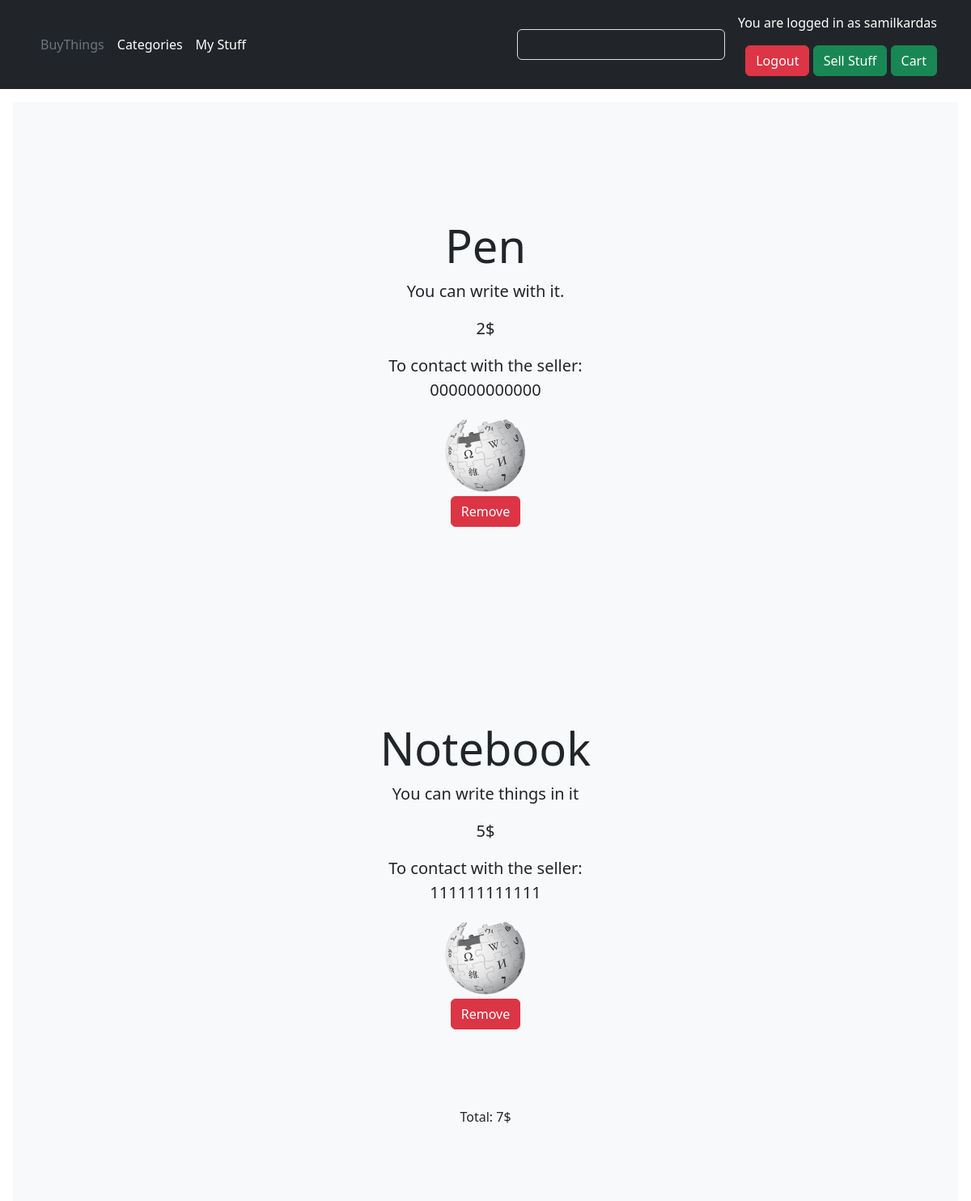
The app's page /cart/ (signed in) with its own data.
### base/models.py (models this page shows, shortened)
class Product(models.Model):
    name = models.CharField(max_length=50)
    description = models.CharField(max_length=200)
    price = models.IntegerField(default=0)
    active = models.BooleanField(default=True)
    seller = models.ForeignKey(User, on_delete=models.CASCADE, null=True, blank=True)
    contact_number = models.CharField(max_length=12, default='')
    category = models.ForeignKey(Category, on_delete=models.CASCADE, null=True, blank=True)
    image = models.ImageField(upload_to='products/', null=True, blank=True)

### cart/views.py (the view)
# urls.py: path('cart/', include('cart.urls')),
def cart(request):
    cart_items = CartItem.objects.filter(user=request.user)
    products = [item.product for item in cart_items]
    invoice = 0
    for product in products:
        invoice += product.price
    return render(request, 'cart/cart.html', {'products': products, 'invoice': invoice})

### cart/templates/cart/cart.html
{% extends 'base.html' %}
{% block content %}
    {% for product in products %}
        {% if product.active %}
            <div class="position-relative overflow-hidden p-3 p-md-5 m-md-3 text-center bg-light">
                <div class="col-md-5 p-lg-5 mx-auto my-5">
                  <h1 class="display-4 fw-normal">{{ product.name }}</h1>
                    <p class="lead fw-normal">{{ product.description }}</p>
                    <p class="lead fw-normal">{{ product.price }}$</p>
                    <p class="lead fw-normal">To contact with the seller: {{ product.contact_number }}</p>
                    <img src="{{ product.image.url }} " alt="{{ product.name }}">
                    <br>
                   <a href="{% url 'remove_from_cart' product.id %}" class="btn btn-danger">Remove</a>
                    <br>
                </div>
        {% endif %}
    {% endfor %}
    <p>Total: {{ invoice }}$</p>
{% endblock %}

### base/templates/base.html (shortened to what this page needs)
<!DOCTYPE html>
<html lang="en">
<head>
    <link href="https://cdn.jsdelivr.net/npm/bootstrap@5.3.0-alpha1/dist/css/bootstrap.min.css" rel="stylesheet">
</head>
<body>
    <header class="p-3 text-bg-dark">
    <div class="container">
      <div class="d-flex flex-wrap align-items-center justify-content-center justify-content-lg-start">
        <ul class="nav col-12 col-lg-auto me-lg-auto mb-2 justify-content-center mb-md-0">
          <li><a href="{% url 'index' %}" class="nav-link px-2 text-secondary">BuyThings</a></li>
          <li><a href="{% url 'categories' %}" class="nav-link px-2 text-white">Categories</a></li>
            {% if user.is_authenticated %}
                <li><a href="{% url 'my_stuff' %}" class="nav-link px-2 text-white">My Stuff</a></li>
            {% endif %}
        </ul>
        <form action="{% url 'search' %}" method="get" class="col-12 col-lg-auto mb-3 mb-lg-0 me-lg-3" role="search">
          <input name="q" type="search" class="form-control form-control-dark text-bg-dark" placeholder="Search..." aria-label="Search">
        </form>
        <div class="text-end">
            {% if user.is_authenticated %}
                <p>You are logged in as {{ user.username }}</p>
                <a href="{% url 'logout' %}" class="btn btn-danger">Logout</a>
                <a href="{% url 'sell_stuff' %}" class="btn btn-success">Sell Stuff</a>
                <a href="{% url 'cart' %}" class="btn btn-success">Cart</a>
            {% endif %}
        </div>
      </div>
    </div>
  </header>
    {% block content %}
    {% endblock content %}
</body>
</html>

### records on screen
Product: name "Pen", description "You can write with it.", price "2", contact_number "000000000000", image (picture)
Product: name "Notebook", description "You can write things in it", price "5", contact_number "111111111111", image (picture)

### other values on screen
{{ user.username }} "samilkardas"
{{ invoice }} "7"
